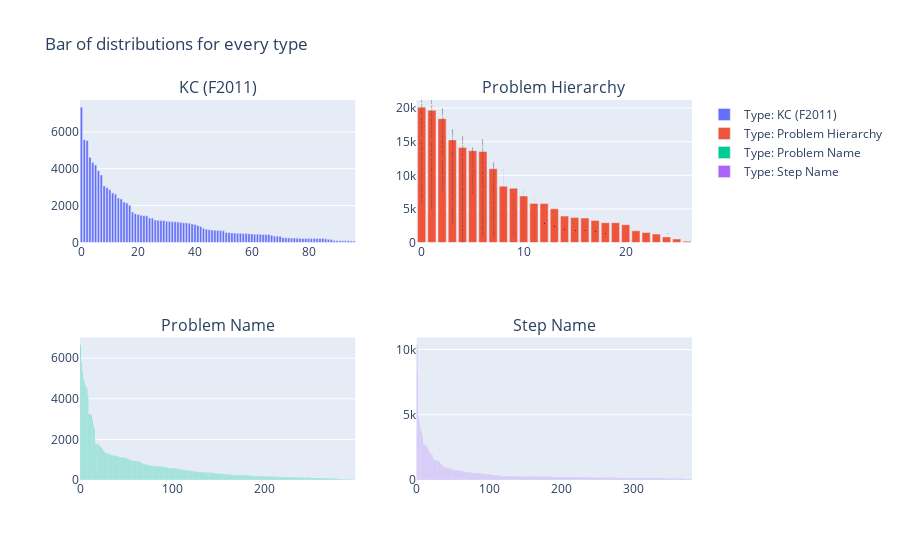

Notebook code for this chart:
### Code cell
# 四个列标签各自的分布
fig = make_subplots(rows=2, cols=2,   # 2*2
      start_cell="top-left",  # 子图开始的位置，只有2个选项：bottom-left或者top-left
      subplot_titles=('KC (F2011)','Problem Hierarchy','Problem Name','Step Name'),   # 每个子图的标题
      column_widths=[0.5, 0.5]) # 子图占比 
traces = [
    go.Bar(
        x = df_step[colname].value_counts().reset_index().index.tolist(),
        y = df_step[colname].value_counts().reset_index()[colname].tolist(),
        name = 'Type: ' + str(colname),
        text = df_step[colname].value_counts().reset_index()['index'].tolist(), # 显示bar的横坐标的真正的字符名
        textposition = 'auto',
    ) for colname in ['KC (F2011)','Problem Hierarchy','Problem Name','Step Name']
]
for i in range(len(traces)):
    fig.append_trace(
        traces[i],
        (i //2) + 1, # pos_row
        (i % 2) + 1  # pos_col
    )
    
fig.update_layout(
    title_text = 'Bar of distributions for every type',
)

fig.show()

### Figure 1 — Plotly figure (JSON) as saved in the notebook; plotly's stock layout.template omitted (floating-point values rounded to 4 significant figures; data arrays with more than 128 entries replaced by an {"elided": "..."} marker saying what was removed)
{"data": [{"name": "Type: KC (F2011)", "text": ["resolve_into_components", "identify_interaction", "couple_represents_net_zero_force", "represent_interaction_spring", "simple_step", "replace_general_loads_with_force_and_couple", "represent_interaction_cord", "represent_interaction_pin_connection", "represent_interaction_contacting_body", "statics_problem_force_and_moment", "couple_related_to_forces", "find_moment_arm", "find_symmetry_plane", "replace_forces_in_opposite_sense_with_force_and_couple", "judge_equilibrium_qualitatively", "anticipate_solved_variables~~determine_joint_is_solvable~~recognize_variable_solvable_from_subsystem", "rotation_sense_of_force", "moving_force_perpendicular_to_line_of_action", "find_linear_force_per_length", "represent_interaction_roller_connection", "recognize_equivalence_of_translated_forces", "moment_sign_sense_relation", "moving_force_to_general_point", "identify_interaction~~body_draw_force_on", "find_moment_arm~~moment_sign_sense_relation~~rotation_sense_of_force", "identify_two-force_member", "force_at_joint_implied_by_previous_analysis~~sense_if_assuming_tension", "moment_sign_sense_relation~~rotation_sense_of_force", "equivalence_of_couples", "possible_interaction_for_nonuniform_contact", "represent_interaction_pin_in_slot_connection", "recognize_equivalence_from_motion", "interpret_equation", "determine_subsystem_is_solvable~~identify_external_load_points_on_section~~identify_internal_load_points_on_section", "gravitational_forces", "identify_forces_in_symmetry_plane", "rotation_sense_of_force~~motion_dependence_on_force", "motion_dependence_on_force", "body_draw_force_on", "couple_represents_net_zero_force~~couple_related_to_forces", "moment_about_point_due_to_couple", "represent_interaction_rigid_sliding_connection", "represent_interaction_fixed_connection", "recognize_knowns_vs_unknowns", "find_angle_given_components", "recognize_conditions_for_full_equivalence", "sense_if_assuming_tension~~identify_external_load_points_on_section~~identify_internal_load_points_on_section", "find_net_force_for_linear_distribution", "statics_problem_collinear", "centroid_of_composite_area", "find_net_force_position_for_linear_distribution", "impose_solve_concurrent_equilibrium", "find_uniform_force_per_length", "can_connection_be_modeled_in_2D", "replace_forces_in_same_sense_with_one_force", "motion_dependence_on_force~~couple_represents_net_zero_force", "distinguish_rotation_translation", "Newtons_third_law~~tension_vs_compression_given_force_senses~~judge_force_sense_based_on_sign", "find_magnitude_given_components", "find_pressure_under_linear_distribution", "replace_general_loads_with_single_force", "identify_interaction~~represent_interaction_cord", "identify_interaction~~Newtons_third_law", "statics_problem_force_and_moment~~interpret_equation~~possible_interaction_for_nonuniform_contact", "recognize_forces_collinear", "recognize_forces_concurrent", "count_independent_equations", "find_uniform_pressure_under_weight", "judge_force_sense_based_on_sign", "determine_moment", "represent_forces_two-force_member", "find_net_force_for_uniform_distribution", "find_net_force_position_for_uniform_distribution", "choose_subsystem", "distinguish_fixed_pin_connections", "force_at_joint_implied_by_previous_analysis", "count_unknowns", "recognize_conditions_for_full_equivalence~~recognize_equivalence_from_motion", "relate_direction_normal_force_and_contact", "identify_equation_isolates_specific_unknown~~anticipate_solved_variables", "identify_centroid", "identify_equation_isolates_specific_unknown", "identify_interaction~~represent_interaction_pin_connection~~represent_forces_two-force_member", "identify_interaction~~represent_interaction_contacting_body~~represent_interaction_cord", "identify_enabling_unknown~~determine_subsystem_is_solvable", "identify_enabling_unknown", "is_net_moment_sense_obvious", "choose_moment_method", "find_moment_arm~~rotation_sense_of_force", "judge_force_sense_based_on_sign~~relate_direction_normal_force_and_contact", "conditions_equal_force_pulley", "relative_magnitudes_moment_of_area", "second_moment_of_area_parallel_axis_theorem", "second_moment_of_area_tabulated_shape", "polar_moment_of_area", "mass_moment_of_inertia_parallel_axis_theorem", "relative_magnitudes_mass_moment_of_inertia"], "textposition": "auto", "type": "bar", "x": [0, 1, 2, 3, 4, 5, 6, 7, 8, 9, 10, 11, 12, 13, 14, 15, 16, 17, 18, 19, 20, 21, 22, 23, 24, 25, 26, 27, 28, 29, 30, 31, 32, 33, 34, 35, 36, 37, 38, 39, 40, 41, 42, 43, 44, 45, 46, 47, 48, 49, 50, 51, 52, 53, 54, 55, 56, 57, 58, 59, 60, 61, 62, 63, 64, 65, 66, 67, 68, 69, 70, 71, 72, 73, 74, 75, 76, 77, 78, 79, 80, 81, 82, 83, 84, 85, 86, 87, 88, 89, 90, 91, 92, 93, 94, 95, 96], "xaxis": "x", "y": [7340, 5571, 5531, 4619, 4322, 4205, 3891, 3656, 3066, 2969, 2857, 2679, 2618, 2415, 2357, 2196, 2141, 2026, 1655, 1564, 1520, 1475, 1456, 1450, 1332, 1314, 1220, 1208, 1193, 1192, 1150, 1133, 1122, 1120, 1108, 1090, 1068, 1063, 1047, 997, 980, 920, 864, 770, 724, 686, 672, 661, 652, 648, 634, 548, 536, 520, 511, 500, 500, 488, 482, 475, 465, 444, 444, 444, 435, 433, 431, 394, 347, 343, 340, 264, 262, 245, 244, 244, 237, 229, 220, 219, 219, 219, 219, 219, 219, 219, 202, 171, 164, 114, 100, 93, 93, 93, 93, 82, 82], "yaxis": "y"}, {"name": "Type: Problem Hierarchy", "text": ["sequence Statics, unit Engineering Systems - Single Body Equilibrium, module Choosing a Solvable Subsystem", "sequence Statics, unit Engineering Systems - Single Body Equilibrium, module Equilibrium of a Single Subsystem", "sequence Statics, unit Multiple Body Equilibrium - Trusses, module Method of Joints", "sequence Statics, unit Complex Interactions Between Bodies, module Statically Equivalent Loads", "sequence Statics, unit Concentrated Forces and Their Effects, module Representing Interactions Between Bodies", "sequence Statics, unit Friction, module Friction", "sequence Statics, unit Multiple Body Equilibrium - Frames, module Solving Multiple Subsystems", "sequence Statics, unit Complex Interactions Between Bodies, module Couples", "sequence Statics, unit Complex Interactions Between Bodies, module Applications of Static Equivalency to Distributed Forces, section1 Simplifying 3D loadings to 2D or 1D loading", "sequence Statics, unit Concentrated Forces and Their Effects, module Effects of Force", "sequence Statics, unit Complex Interactions Between Bodies, module Representing Engineering Connections", "sequence Statics, unit Concentrated Forces and Their Effects, module Introduction to Free Body Diagrams", "sequence Statics, unit Concentrated Forces and Their Effects, module Equilibrium Under 2D Concentrated Forces, section1 Applying Force Equilibrium", "sequence Statics, unit Concentrated Forces and Their Effects, module Equilibrium Under 2D Concentrated Forces, section1 Applying Force and Moment Equilibrium", "sequence Statics, unit Concentrated Forces and Their Effects, module Effects of Multiple Forces, section1 Combining Moments", "sequence Statics, unit Multiple Body Equilibrium - Frames, module Drawing FBDs of Multiple Subsystems", "sequence Statics, unit Multiple Body Equilibrium - Trusses, module Method of Sections", "sequence Statics, unit Concentrated Forces and Their Effects, module Equilibrium Under 2D Concentrated Forces", "sequence Statics, unit Concentrated Forces and Their Effects, module Effects of Multiple Forces", "sequence Statics, unit Complex Interactions Between Bodies, module Applications of Static Equivalency to Distributed Forces, section1 Center of Gravity and Centroid", "sequence Statics, unit Concentrated Forces and Their Effects, module Effects of Multiple Forces, section1 Combining Concurrent Forces", "sequence Statics, unit Engineering Systems - Single Body Equilibrium, module Drawing FBDs of a Single Subsystem", "sequence Statics, unit Moments of Inertia, module Second Moment of Area", "sequence Statics, unit Complex Interactions Between Bodies, module Representing Engineering Connections, section1 Pin Connections", "sequence Statics, unit Moments of Inertia, module Mass Moment of Inertia", "sequence Statics, unit Complex Interactions Between Bodies, module Representing Engineering Connections, section1 Other Connections", "sequence Statics, unit Complex Interactions Between Bodies, module Representing Engineering Connections, section1 Fixed Connections"], "textposition": "auto", "type": "bar", "x": [0, 1, 2, 3, 4, 5, 6, 7, 8, 9, 10, 11, 12, 13, 14, 15, 16, 17, 18, 19, 20, 21, 22, 23, 24, 25, 26], "xaxis": "x2", "y": [20150, 19672, 18435, 15274, 14127, 13667, 13543, 10986, 8370, 8070, 6914, 5817, 5787, 5013, 3926, 3704, 3633, 3278, 2948, 2947, 2644, 1744, 1492, 1249, 837, 522, 198], "yaxis": "y2"}, {"name": "Type: Problem Name", "text": {"elided": "300 str values"}, "textposition": "auto", "type": "bar", "x": {"elided": "300 int values"}, "xaxis": "x3", "y": {"elided": "300 int values"}, "yaxis": "y3"}, {"name": "Type: Step Name", "text": {"elided": "382 str values"}, "textposition": "auto", "type": "bar", "x": {"elided": "382 int values"}, "xaxis": "x4", "y": {"elided": "382 int values"}, "yaxis": "y4"}], "layout": {"annotations": [{"font": {"size": 16}, "showarrow": false, "text": "KC (F2011)", "x": 0.225, "xanchor": "center", "xref": "paper", "y": 1, "yanchor": "bottom", "yref": "paper"}, {"font": {"size": 16}, "showarrow": false, "text": "Problem Hierarchy", "x": 0.775, "xanchor": "center", "xref": "paper", "y": 1, "yanchor": "bottom", "yref": "paper"}, {"font": {"size": 16}, "showarrow": false, "text": "Problem Name", "x": 0.225, "xanchor": "center", "xref": "paper", "y": 0.375, "yanchor": "bottom", "yref": "paper"}, {"font": {"size": 16}, "showarrow": false, "text": "Step Name", "x": 0.775, "xanchor": "center", "xref": "paper", "y": 0.375, "yanchor": "bottom", "yref": "paper"}], "title": {"text": "Bar of distributions for every type"}, "xaxis": {"anchor": "y", "domain": [0, 0.45]}, "xaxis2": {"anchor": "y2", "domain": [0.55, 1]}, "xaxis3": {"anchor": "y3", "domain": [0, 0.45]}, "xaxis4": {"anchor": "y4", "domain": [0.55, 1]}, "yaxis": {"anchor": "x", "domain": [0.625, 1]}, "yaxis2": {"anchor": "x2", "domain": [0.625, 1]}, "yaxis3": {"anchor": "x3", "domain": [0, 0.375]}, "yaxis4": {"anchor": "x4", "domain": [0, 0.375]}}}
